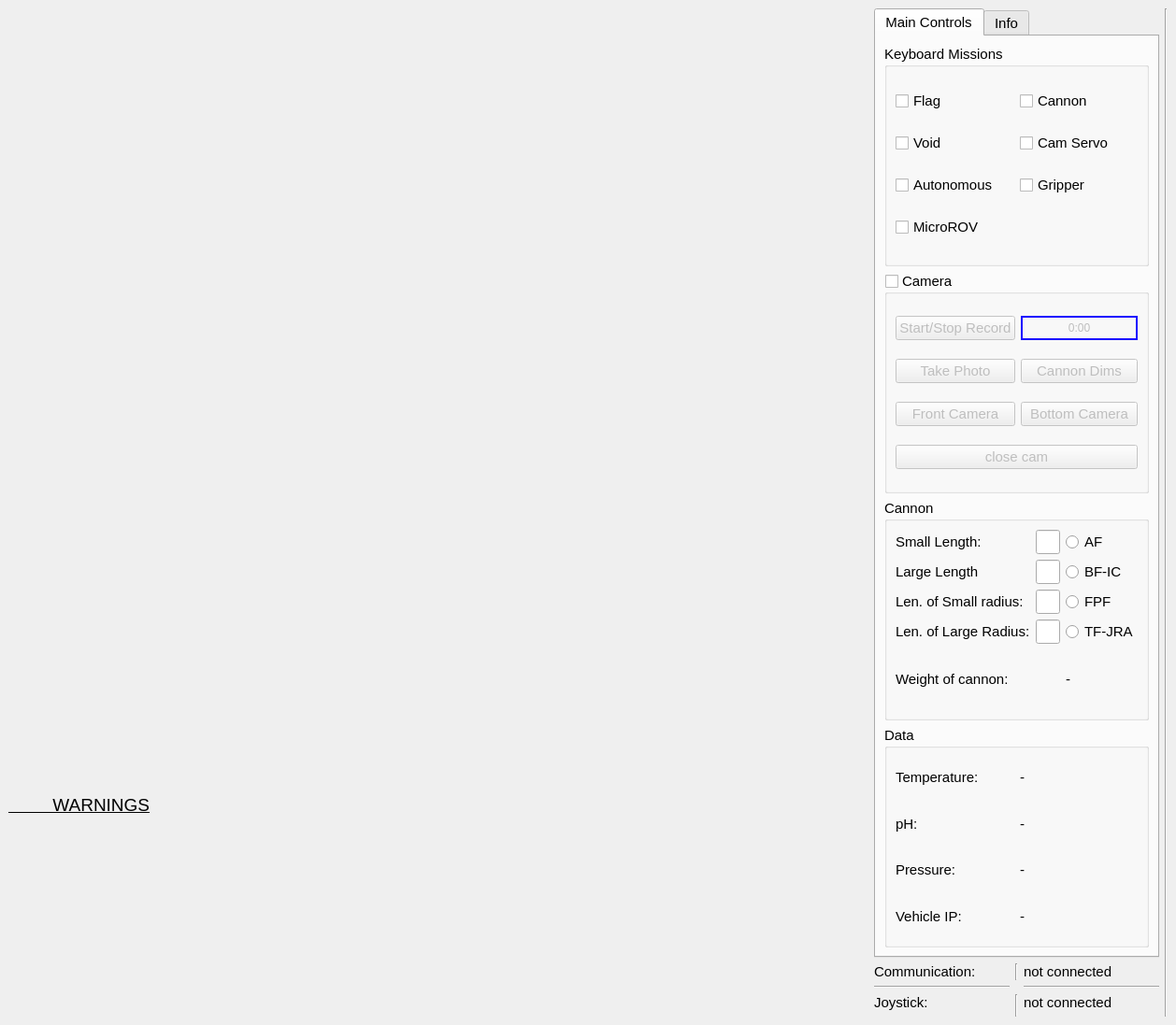
<?xml version="1.0" encoding="UTF-8"?>
<ui version="4.0">
 <class>MainWindow</class>
 <widget class="QMainWindow" name="MainWindow">
  <property name="windowModality">
   <enum>Qt::NonModal</enum>
  </property>
  <property name="geometry">
   <rect>
    <x>0</x>
    <y>0</y>
    <width>1258</width>
    <height>1097</height>
   </rect>
  </property>
  <property name="palette">
   <palette>
    <active/>
    <inactive/>
    <disabled/>
   </palette>
  </property>
  <property name="font">
   <font>
    <pointsize>11</pointsize>
   </font>
  </property>
  <property name="windowTitle">
   <string>ITU ROV CONTROLLER</string>
  </property>
  <widget class="QWidget" name="central_vl">
   <layout class="QVBoxLayout" name="verticalLayout">
    <item>
     <layout class="QGridLayout" name="main_gl" rowstretch="0" columnstretch="0,1500,420,0">
      <item row="0" column="2">
       <layout class="QGridLayout" name="rightside_gl" rowstretch="0,0" columnstretch="0">
        <item row="1" column="0">
         <layout class="QGridLayout" name="status_gl">
          <item row="1" column="0">
           <widget class="Line" name="l3">
            <property name="orientation">
             <enum>Qt::Horizontal</enum>
            </property>
           </widget>
          </item>
          <item row="2" column="2">
           <widget class="QLabel" name="st_joystick_lb">
            <property name="text">
             <string>not connected</string>
            </property>
           </widget>
          </item>
          <item row="0" column="0">
           <widget class="QLabel" name="comm_lb">
            <property name="text">
             <string>Communication:</string>
            </property>
           </widget>
          </item>
          <item row="2" column="0">
           <widget class="QLabel" name="joystick_lb">
            <property name="text">
             <string>Joystick:</string>
            </property>
           </widget>
          </item>
          <item row="0" column="2">
           <widget class="QLabel" name="st_comm_lb">
            <property name="text">
             <string>not connected</string>
            </property>
           </widget>
          </item>
          <item row="1" column="2">
           <widget class="Line" name="l2">
            <property name="orientation">
             <enum>Qt::Horizontal</enum>
            </property>
           </widget>
          </item>
          <item row="0" column="1">
           <widget class="Line" name="l1">
            <property name="orientation">
             <enum>Qt::Vertical</enum>
            </property>
           </widget>
          </item>
          <item row="2" column="1" rowspan="2">
           <widget class="Line" name="l4">
            <property name="orientation">
             <enum>Qt::Vertical</enum>
            </property>
           </widget>
          </item>
         </layout>
        </item>
        <item row="0" column="0">
         <widget class="QTabWidget" name="tabWidget">
          <property name="currentIndex">
           <number>0</number>
          </property>
          <widget class="QWidget" name="MainControls_tab">
           <attribute name="title">
            <string>Main Controls</string>
           </attribute>
           <layout class="QGridLayout" name="gridLayout">
            <item row="3" column="0">
             <widget class="QGroupBox" name="data_gb">
              <property name="title">
               <string>Data</string>
              </property>
              <layout class="QGridLayout" name="gridLayout_2">
               <item row="0" column="1">
                <widget class="QLabel" name="st_temperature_lb">
                 <property name="text">
                  <string>-</string>
                 </property>
                </widget>
               </item>
               <item row="1" column="1">
                <widget class="QLabel" name="st_pH_lb">
                 <property name="text">
                  <string>-</string>
                 </property>
                </widget>
               </item>
               <item row="0" column="0">
                <widget class="QLabel" name="temperature_lb">
                 <property name="text">
                  <string>Temperature:</string>
                 </property>
                </widget>
               </item>
               <item row="1" column="0">
                <widget class="QLabel" name="pH_lb">
                 <property name="text">
                  <string>pH:</string>
                 </property>
                </widget>
               </item>
               <item row="2" column="1">
                <widget class="QLabel" name="st_pressure_lb">
                 <property name="text">
                  <string>-</string>
                 </property>
                </widget>
               </item>
               <item row="2" column="0">
                <widget class="QLabel" name="pressure_lb">
                 <property name="text">
                  <string>Pressure:</string>
                 </property>
                </widget>
               </item>
               <item row="3" column="0">
                <widget class="QLabel" name="vehicleip_lb">
                 <property name="text">
                  <string>Vehicle IP:</string>
                 </property>
                </widget>
               </item>
               <item row="3" column="1">
                <widget class="QLabel" name="st_vehicleip_lb">
                 <property name="text">
                  <string>-</string>
                 </property>
                </widget>
               </item>
              </layout>
             </widget>
            </item>
            <item row="2" column="0">
             <widget class="QGroupBox" name="cannon_gb">
              <property name="title">
               <string>Cannon</string>
              </property>
              <layout class="QGridLayout" name="gridLayout_3" columnstretch="30,30,30">
               <item row="1" column="2">
                <widget class="QRadioButton" name="AF_rb">
                 <property name="text">
                  <string>AF</string>
                 </property>
                </widget>
               </item>
               <item row="4" column="0">
                <widget class="QLabel" name="LargeRadius_lb">
                 <property name="text">
                  <string>Len. of Large Radius:</string>
                 </property>
                </widget>
               </item>
               <item row="1" column="0">
                <widget class="QLabel" name="SmallLength_lb">
                 <property name="text">
                  <string>Small Length:</string>
                 </property>
                </widget>
               </item>
               <item row="3" column="0">
                <widget class="QLabel" name="SmallRadius_lb">
                 <property name="text">
                  <string>Len. of Small radius:</string>
                 </property>
                </widget>
               </item>
               <item row="2" column="0">
                <widget class="QLabel" name="LargeLength_lb">
                 <property name="text">
                  <string>Large Length</string>
                 </property>
                </widget>
               </item>
               <item row="2" column="2">
                <widget class="QRadioButton" name="BFIC_rb">
                 <property name="text">
                  <string>BF-IC</string>
                 </property>
                </widget>
               </item>
               <item row="3" column="2">
                <widget class="QRadioButton" name="FPF_rb">
                 <property name="text">
                  <string>FPF</string>
                 </property>
                </widget>
               </item>
               <item row="4" column="2">
                <widget class="QRadioButton" name="TFJRA_rb">
                 <property name="text">
                  <string>TF-JRA</string>
                 </property>
                </widget>
               </item>
               <item row="5" column="2">
                <widget class="QLabel" name="st_wofc_lb">
                 <property name="text">
                  <string>-</string>
                 </property>
                </widget>
               </item>
               <item row="5" column="0" colspan="2">
                <widget class="QLabel" name="wofc_lb">
                 <property name="text">
                  <string>Weight of cannon:</string>
                 </property>
                </widget>
               </item>
               <item row="1" column="1">
                <widget class="QLineEdit" name="SmallLength_le">
                 <property name="text">
                  <string/>
                 </property>
                </widget>
               </item>
               <item row="2" column="1">
                <widget class="QLineEdit" name="LargeLength_le"/>
               </item>
               <item row="3" column="1">
                <widget class="QLineEdit" name="SmallRadius_le"/>
               </item>
               <item row="4" column="1">
                <widget class="QLineEdit" name="LargeRadius_le"/>
               </item>
              </layout>
             </widget>
            </item>
            <item row="0" column="0">
             <layout class="QHBoxLayout" name="cam2_key_hl" stretch="0">
              <item>
               <widget class="QGroupBox" name="KeyboardM_gb">
                <property name="title">
                 <string>Keyboard Missions</string>
                </property>
                <layout class="QGridLayout" name="gridLayout_4">
                 <item row="0" column="0">
                  <widget class="QCheckBox" name="Flag_cb">
                   <property name="text">
                    <string>Flag</string>
                   </property>
                   <property name="tristate">
                    <bool>false</bool>
                   </property>
                  </widget>
                 </item>
                 <item row="0" column="1">
                  <widget class="QCheckBox" name="Cannon_cb">
                   <property name="text">
                    <string>Cannon</string>
                   </property>
                   <property name="tristate">
                    <bool>false</bool>
                   </property>
                  </widget>
                 </item>
                 <item row="2" column="0">
                  <widget class="QCheckBox" name="Void_cb">
                   <property name="text">
                    <string>Void</string>
                   </property>
                   <property name="tristate">
                    <bool>false</bool>
                   </property>
                  </widget>
                 </item>
                 <item row="4" column="0">
                  <widget class="QCheckBox" name="Autonomous_cb">
                   <property name="text">
                    <string>Autonomous</string>
                   </property>
                   <property name="tristate">
                    <bool>false</bool>
                   </property>
                  </widget>
                 </item>
                 <item row="4" column="1">
                  <widget class="QCheckBox" name="Gripper_cb">
                   <property name="text">
                    <string>Gripper</string>
                   </property>
                  </widget>
                 </item>
                 <item row="2" column="1">
                  <widget class="QCheckBox" name="CamS1_cb">
                   <property name="text">
                    <string>Cam Servo</string>
                   </property>
                  </widget>
                 </item>
                 <item row="5" column="0">
                  <widget class="QCheckBox" name="MicroROV_cb">
                   <property name="text">
                    <string>MicroROV</string>
                   </property>
                   <property name="tristate">
                    <bool>false</bool>
                   </property>
                  </widget>
                 </item>
                </layout>
               </widget>
              </item>
             </layout>
            </item>
            <item row="1" column="0">
             <widget class="QGroupBox" name="cam2_gb">
              <property name="enabled">
               <bool>true</bool>
              </property>
              <property name="title">
               <string>Camera </string>
              </property>
              <property name="checkable">
               <bool>true</bool>
              </property>
              <property name="checked">
               <bool>false</bool>
              </property>
              <layout class="QGridLayout" name="gridLayout_6">
               <item row="3" column="0">
                <widget class="QPushButton" name="frontcam_pb">
                 <property name="enabled">
                  <bool>true</bool>
                 </property>
                 <property name="text">
                  <string>Front Camera</string>
                 </property>
                </widget>
               </item>
               <item row="3" column="1">
                <widget class="QPushButton" name="bottomcam_pb">
                 <property name="enabled">
                  <bool>true</bool>
                 </property>
                 <property name="text">
                  <string>Bottom Camera</string>
                 </property>
                </widget>
               </item>
               <item row="0" column="0">
                <widget class="QPushButton" name="record_pb">
                 <property name="enabled">
                  <bool>true</bool>
                 </property>
                 <property name="text">
                  <string>Start/Stop Record</string>
                 </property>
                </widget>
               </item>
               <item row="4" column="0" colspan="2">
                <widget class="QPushButton" name="closecam_pb">
                 <property name="enabled">
                  <bool>true</bool>
                 </property>
                 <property name="text">
                  <string>close cam</string>
                 </property>
                </widget>
               </item>
               <item row="1" column="1">
                <widget class="QPushButton" name="cannondims_pb">
                 <property name="enabled">
                  <bool>true</bool>
                 </property>
                 <property name="text">
                  <string>Cannon Dims</string>
                 </property>
                </widget>
               </item>
               <item row="1" column="0">
                <widget class="QPushButton" name="takephoto_pb">
                 <property name="enabled">
                  <bool>true</bool>
                 </property>
                 <property name="text">
                  <string>Take Photo</string>
                 </property>
                </widget>
               </item>
               <item row="0" column="1">
                <widget class="QLabel" name="recordtime_lb">
                 <property name="styleSheet">
                  <string notr="true">border: 2px solid;
border-color: rgb(26, 10, 255);</string>
                 </property>
                 <property name="text">
                  <string>0:00</string>
                 </property>
                 <property name="alignment">
                  <set>Qt::AlignCenter</set>
                 </property>
                </widget>
               </item>
              </layout>
             </widget>
            </item>
           </layout>
          </widget>
          <widget class="QWidget" name="Info_tab">
           <attribute name="title">
            <string>Info</string>
           </attribute>
           <layout class="QVBoxLayout" name="verticalLayout_2" stretch="90,100,50,50,20">
            <item>
             <widget class="QLabel" name="logo_lb">
              <property name="styleSheet">
               <string notr="true">image: url(:/prefix/ROV LOGO SİYAH DİKEY.png);</string>
              </property>
              <property name="text">
               <string/>
              </property>
             </widget>
            </item>
            <item>
             <spacer name="info_space">
              <property name="orientation">
               <enum>Qt::Horizontal</enum>
              </property>
              <property name="sizeHint" stdset="0">
               <size>
                <width>40</width>
                <height>20</height>
               </size>
              </property>
             </spacer>
            </item>
            <item>
             <widget class="QLabel" name="info_lb">
              <property name="text">
               <string>Designed by
Abdullah Enes Bedir,
İhsan Soydemir,
Recep Salih Yazar.                          </string>
              </property>
              <property name="alignment">
               <set>Qt::AlignJustify|Qt::AlignVCenter</set>
              </property>
             </widget>
            </item>
            <item>
             <widget class="QLCDNumber" name="clock_LCD">
              <property name="sizeIncrement">
               <size>
                <width>0</width>
                <height>-15005</height>
               </size>
              </property>
              <property name="digitCount">
               <number>4</number>
              </property>
              <property name="mode">
               <enum>QLCDNumber::Dec</enum>
              </property>
              <property name="segmentStyle">
               <enum>QLCDNumber::Flat</enum>
              </property>
              <property name="value" stdset="0">
               <double>1700.000000000000000</double>
              </property>
              <property name="intValue" stdset="0">
               <number>1700</number>
              </property>
             </widget>
            </item>
            <item>
             <widget class="QLabel" name="date_lb">
              <property name="font">
               <font>
                <stylestrategy>PreferDefault</stylestrategy>
               </font>
              </property>
              <property name="focusPolicy">
               <enum>Qt::NoFocus</enum>
              </property>
              <property name="text">
               <string>March 28th, 2019</string>
              </property>
              <property name="alignment">
               <set>Qt::AlignCenter</set>
              </property>
             </widget>
            </item>
           </layout>
          </widget>
         </widget>
        </item>
       </layout>
      </item>
      <item row="0" column="3">
       <widget class="Line" name="main_l">
        <property name="orientation">
         <enum>Qt::Vertical</enum>
        </property>
       </widget>
      </item>
      <item row="0" column="1">
       <layout class="QVBoxLayout" name="leftside_vl" stretch="800,0,200">
        <item>
         <widget class="QLabel" name="camera_lb">
          <property name="styleSheet">
           <string notr="true">border-image: url(:/prefix/arayuz-bg.png);</string>
          </property>
          <property name="text">
           <string/>
          </property>
         </widget>
        </item>
        <item>
         <widget class="QLabel" name="warnings_static_lb">
          <property name="font">
           <font>
            <family>Segoe UI Symbol</family>
            <pointsize>14</pointsize>
            <weight>9</weight>
            <italic>false</italic>
            <bold>false</bold>
            <underline>true</underline>
           </font>
          </property>
          <property name="styleSheet">
           <string notr="true">font: 75 18pt &quot;MS Shell Dlg 2&quot;;
text-decoration: underline;
font: 75 14pt &quot;Segoe UI Symbol&quot;;
text-decoration: underline;</string>
          </property>
          <property name="text">
           <string>         WARNINGS</string>
          </property>
         </widget>
        </item>
        <item>
         <widget class="QLabel" name="warnings_lb">
          <property name="styleSheet">
           <string notr="true">
font: 75 8pt &quot;Sitka Text&quot;;
</string>
          </property>
          <property name="text">
           <string/>
          </property>
          <property name="alignment">
           <set>Qt::AlignLeading|Qt::AlignLeft|Qt::AlignTop</set>
          </property>
         </widget>
        </item>
       </layout>
      </item>
     </layout>
    </item>
   </layout>
  </widget>
 </widget>
 <resources>
  <include location="../../PycharmProjects/pyqt/bg.qrc"/>
 </resources>
 <connections/>
</ui>
